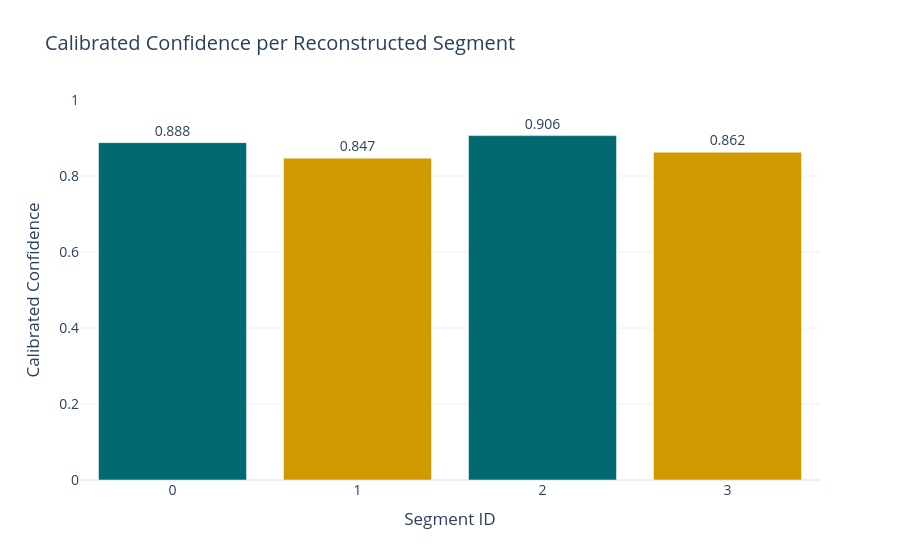

Notebook cell for this chart:
### Code cell
# Cell 21 — Visualize reconstruction confidence

CONFIDENCE_PLOT_PATH = os.path.join(
    os.path.dirname(CONFIG["output_path"]),
    "confidence_distribution.png",
)

REQUIRED_COLUMNS = {"id", "confidence"}
missing_columns = REQUIRED_COLUMNS.difference(report_df.columns)

if missing_columns:
    raise KeyError(
        f"Missing required columns for visualization: "
        f"{sorted(missing_columns)}"
    )

confidence_values = pd.to_numeric(
    report_df["confidence"],
    errors="coerce",
)

if confidence_values.isna().all():
    raise ValueError("No valid confidence values are available to plot.")

bar_colors = [
    "#01696f"
    if confidence >= 0.87
    else "#d19900"
    if confidence >= 0.80
    else "#a12c7b"
    for confidence in confidence_values.fillna(0)
]

fig = go.Figure(
    go.Bar(
        x=report_df["id"].astype(str),
        y=confidence_values,
        marker_color=bar_colors,
        text=confidence_values.round(3),
        textposition="outside",
        hovertemplate=(
            "Segment ID: %{x}<br>"
            "Confidence: %{y:.3f}"
            "<extra></extra>"
        ),
    )
)

fig.update_layout(
    title=(
        "Reconstruction Confidence by Segment"
        "<br><span style='font-size: 18px; font-weight: normal;'>"
        "Teal: >= 0.87 | Amber: 0.80–0.869 | Magenta: < 0.80"
        "</span>"
    ),
    template="plotly_white",
)

fig.update_xaxes(title_text="Segment ID")
fig.update_yaxes(
    title_text="Confidence",
    range=[0, 1],
)

fig.update_traces(cliponaxis=False)

os.makedirs(os.path.dirname(CONFIDENCE_PLOT_PATH), exist_ok=True)

fig.write_image(CONFIDENCE_PLOT_PATH, scale=2)

print(f"Confidence plot saved: {CONFIDENCE_PLOT_PATH}")

fig.show()

### Figure 1 — Plotly figure (JSON) as saved in the notebook; plotly's stock layout.template omitted (floating-point values rounded to 4 significant figures)
{"data": [{"marker": {"color": ["#01696f", "#d19900", "#01696f", "#d19900"]}, "text": [0.888, 0.847, 0.906, 0.862], "textposition": "outside", "type": "bar", "x": ["0", "1", "2", "3"], "y": [0.8878, 0.847, 0.9063, 0.8625]}], "layout": {"font": {"size": 14}, "title": {"text": "Calibrated Confidence per Reconstructed Segment"}, "xaxis": {"title": {"text": "Segment ID"}}, "yaxis": {"range": [0, 1], "title": {"text": "Calibrated Confidence"}}}}
